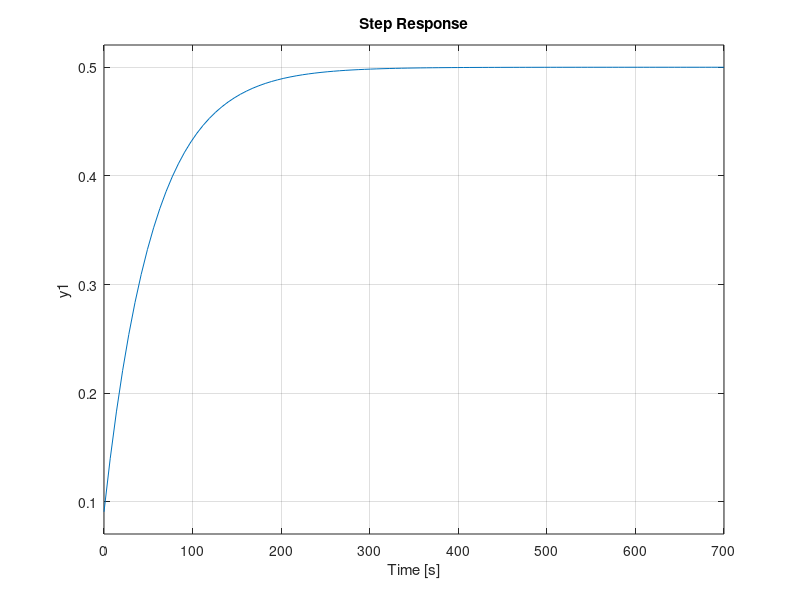

The MATLAB script that drew this image:
k = 1;
p = [k*1 k*1];
q = [1 5 6 0];
tp = tf(p, q);
leadnum = [0.088 1];
leadden = [0.022 1];
tp_lead = tf(leadnum, leadden);
lagnum = [10 1];
lagden = [100 1];
tp_lag = tf(lagnum, lagden);

%Uncomment one of the below to get the plot desired
%bode(tp)
%step(tp/(1+tp))
%bode(tp_lead)
%step(tp_lead/(1+tp_lead))
%bode(tp_lag)
step(tp_lag/(1+tp_lag))